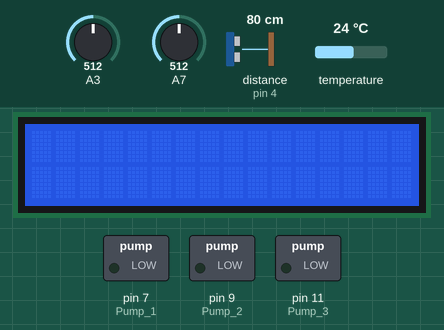
The sketch below on a simulated Arduino Nano, built with avr-gcc and run on an emulated ATmega328P. Shown: 16×2 character LCD, switched loads named in the sketch (green lamp = pin HIGH). Wiring (inferred from the names in the program): ultrasonic range finder: trigger pin 5; echo pin 4. The inputs (shaded band) are chosen by the test bench; at power-on: A3 = 512, A7 = 512, distance to the obstacle (sensor on pin 4) 80 cm, temperature 24 °C. The echo pulse lasts 58.3 µs per cm; pins used as bus, display or sensor lines are not drawn; what the sketch prints to the serial monitor is not drawn.

Above: at 1.2 s.
1.3 s: A3 set to 701
At 3.9 s:
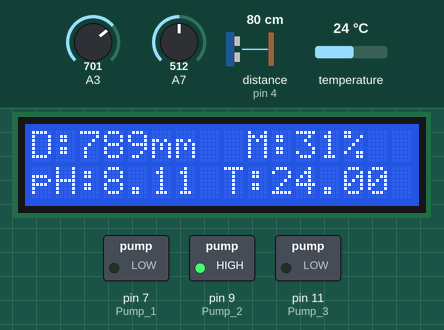
4.2 s: A3 set to 732
At 5.8 s:
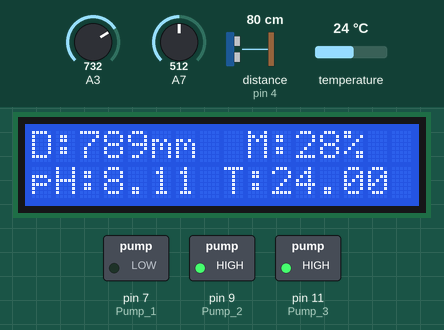
6.8 s: A7 set to 542
At 8.9 s:
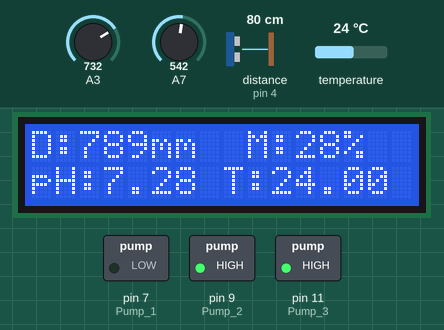
9.4 s: A7 set to 567
At 11.8 s:
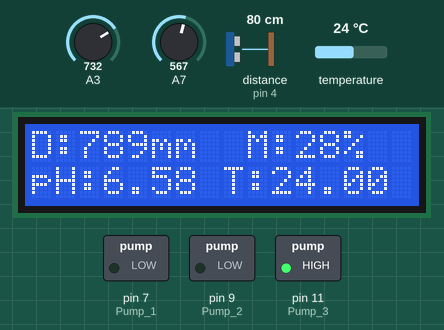
12.1 s: A7 set to 643
At 13.9 s:
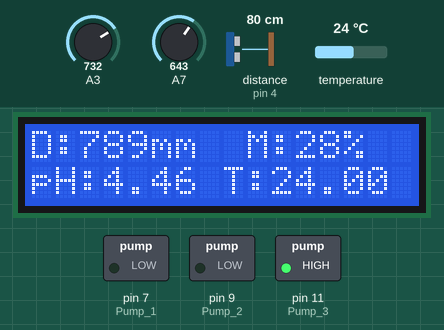
14.7 s: A7 set to 669
At 17.0 s:
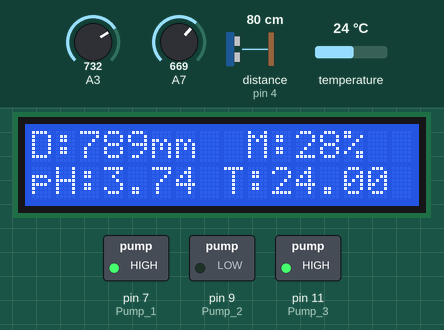
Timing chart, 0 to 18.3 s (numbered marks = the images above; inputs shaded):
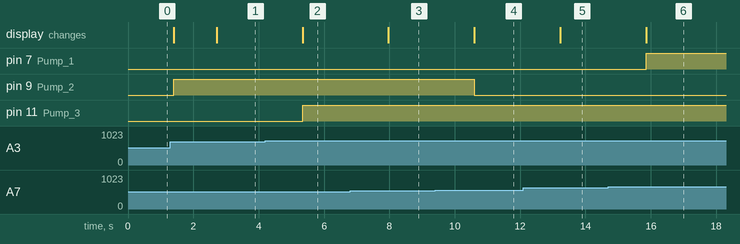

Measured:
- the behaviour switches between 715 and 716 on A3 (found by bisection; images 1 and 2)
- the behaviour switches between 551 and 552 on A7 (found by bisection; images 3 and 4)
- the behaviour switches between 659 and 660 on A7 (found by bisection; images 5 and 6)
- after the input at 1.3 s, the display: first differs from a run without the input after 1.4 s (image 1)
- after the input at 4.2 s, pin 11 (Pump_3): LOW → HIGH after 1.1 s; the display: changes after 1.1 s (image 2)
- after the input at 6.8 s, the display: changes after 1.2 s (image 3)
- after the input at 9.4 s, pin 9 (Pump_2): HIGH → LOW after 1.2 s; the display: changes after 1.2 s (image 4)
- after the input at 12.1 s, the display: changes after 1.1 s (image 5)
- after the input at 14.7 s, pin 7 (Pump_1): LOW → HIGH after 1.2 s; the display: changes after 1.2 s (image 6)

The sketch:

Irrigation.ino
```cpp
#define echoPin 4
#define trigPin 5

#include <Wire.h>
#include <LiquidCrystal_I2C.h>
#include <OneWire.h>
#include <DallasTemperature.h>
OneWire oneWire(2);
DallasTemperature sensors(&oneWire);
LiquidCrystal_I2C lcd(0x27, 16, 2);


//Limits
float phLlimit = 4, phHlimit = 7;
float moistureLimit = 30;
float waterLimit = 300;


int phval = 0;
unsigned long int avgval;
int buffer_arr[10], temp;
float temperature = 0.00,distance = 0.00,pH = 0.00,moisture = 0.00,calibration_value= 22.36;


void setup() {
  Serial.begin(9600);
  sensors.begin();
  lcd.begin();
  lcd.backlight();


  pinMode(trigPin, OUTPUT);
  pinMode(echoPin, INPUT);
  pinMode(A3, INPUT);

  pinMode(7, OUTPUT); //Pump 1
  pinMode(9, OUTPUT); //Pump 2
  pinMode(11, OUTPUT); //Pump 3 (Water)

}

void loop() {
  gettemperature();
  getpH();
  getMoisture();
  getDistance();
  Serial.print("Celsius temperature: ");
  Serial.print(temp);
  Serial.print(" | Distance: ");
  Serial.print(distance);
  Serial.print(" | pH: ");
  Serial.print(pH);
  Serial.print(" | Moisture: ");
  Serial.println(moisture);

  delay(200);
  getDistance();
  dis("D:" + String((int)distance) + "mm  M:" + String((int)moisture) + "%", "pH:" + String(pH) + " T:" + String(temperature));


  if (pH < phLlimit)
    digitalWrite(7, 1);
  else
    digitalWrite(7, 0);

  if (pH > phHlimit)
    digitalWrite(9, 1);
  else
    digitalWrite(9, 0);

  if (moisture<moistureLimit)
    digitalWrite(11, 1);
  else if(waterLimit > distance)
    digitalWrite(11, 0);
  //else digitalWrite(11, 0);

}


void getMoisture() {
  moisture = ((1023.00 - analogRead(A3)) / 1024.00) * 100.00;
}


void gettemperature() {
  sensors.requestTemperatures();
  temperature = sensors.getTempCByIndex(0);
}


void getDistance() {
  digitalWrite(trigPin, LOW);
  delayMicroseconds(2);
  digitalWrite(trigPin, HIGH);
  delayMicroseconds(10);
  digitalWrite(trigPin, LOW);
  distance =  pulseIn(echoPin, HIGH) * (0.034 / 2) * 10;

}

void getpH() {
  for (int i = 0; i < 10; i++)
  {
    buffer_arr[i] = analogRead(A7);
    delay(30);
  }
  for (int i = 0; i < 9; i++)
  {
    for (int j = i + 1; j < 10; j++)
    {
      if (buffer_arr[i] > buffer_arr[j])
      {
        temp = buffer_arr[i];
        buffer_arr[i] = buffer_arr[j];
        buffer_arr[j] = temp;
      }
    }
  }
  avgval = 0;
  for (int i = 2; i < 8; i++)
    avgval += buffer_arr[i];
  float volt = (float)avgval * 5.0 / 1024 / 6;
  pH = -5.70 * volt + calibration_value;
}

void dis(String a, String b)
{
  lcd.clear();

  lcd.setCursor(0, 0); // set cursor to 1 symbol of 1 line
  lcd.print(a);

  lcd.setCursor(0, 1); // set cursor to 1 symbol of 2 line
  lcd.print(b);
}
```
